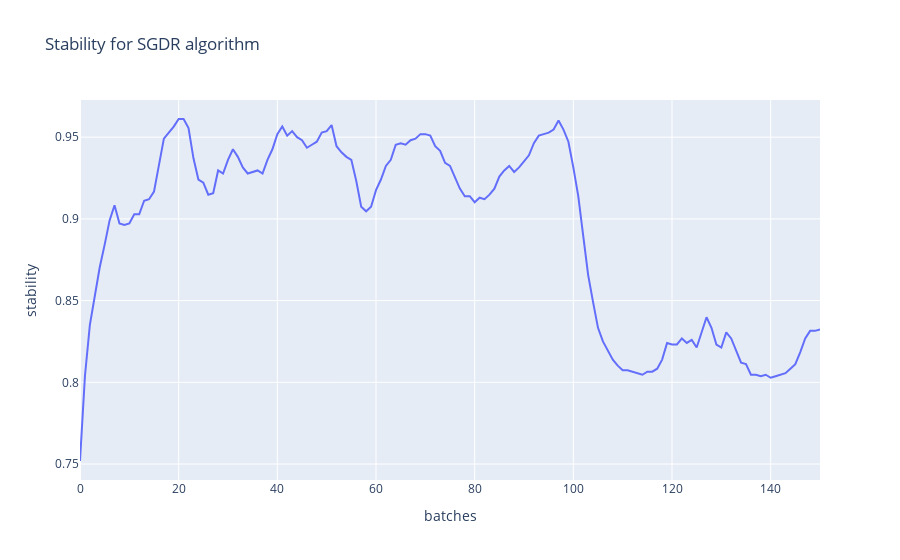

The cell this chart's notebook holds for it:
### Code cell
fig = px.line(y = sgdr_stability, title="Stability for SGDR algorithm", labels={"x":"batches", "y":"stability"})
fig.show()

### Figure 1 — Plotly figure (JSON) as saved in the notebook; plotly's stock layout.template omitted (floating-point values rounded to 4 significant figures; data arrays with more than 128 entries replaced by an {"elided": "..."} marker saying what was removed)
{"data": [{"hovertemplate": "batches=%{x}<br>stability=%{y}<extra></extra>", "legendgroup": "", "line": {"color": "#636efa", "dash": "solid"}, "mode": "lines", "name": "", "orientation": "v", "showlegend": false, "type": "scatter", "x": {"elided": "151 int values"}, "xaxis": "x", "y": {"elided": "151 float values"}, "yaxis": "y"}], "layout": {"legend": {"tracegroupgap": 0}, "title": {"text": "Stability for SGDR algorithm"}, "xaxis": {"anchor": "y", "domain": [0, 1], "title": {"text": "batches"}}, "yaxis": {"anchor": "x", "domain": [0, 1], "title": {"text": "stability"}}}}
